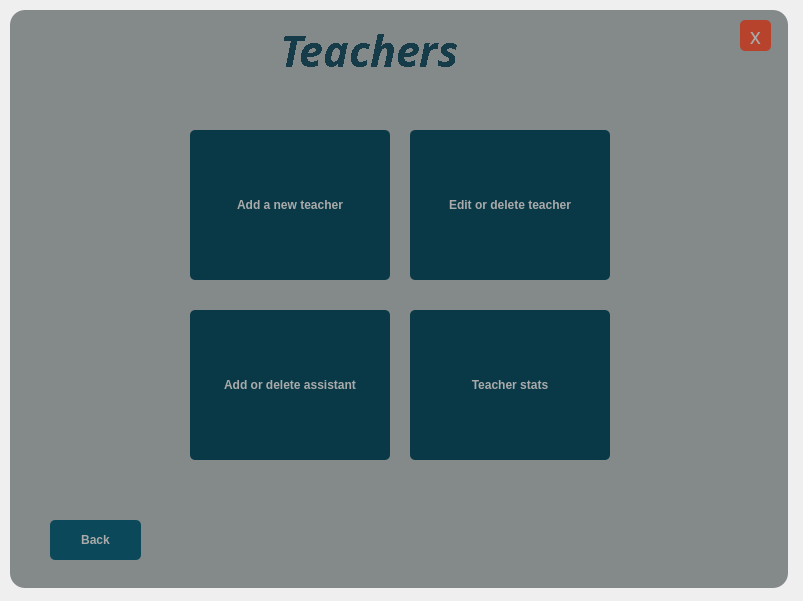
<?xml version="1.0" encoding="UTF-8"?>
<ui version="4.0">
 <class>MainWindow</class>
 <widget class="QMainWindow" name="MainWindow">
  <property name="geometry">
   <rect>
    <x>0</x>
    <y>0</y>
    <width>803</width>
    <height>601</height>
   </rect>
  </property>
  <property name="windowTitle">
   <string>MainWindow</string>
  </property>
  <property name="styleSheet">
   <string notr="true"/>
  </property>
  <widget class="QWidget" name="centralwidget">
   <widget class="QFrame" name="frame">
    <property name="geometry">
     <rect>
      <x>10</x>
      <y>10</y>
      <width>778</width>
      <height>578</height>
     </rect>
    </property>
    <property name="styleSheet">
     <string notr="true">background-color: rgb(164, 171, 172);
border-radius:15px;</string>
    </property>
    <property name="frameShape">
     <enum>QFrame::StyledPanel</enum>
    </property>
    <property name="frameShadow">
     <enum>QFrame::Raised</enum>
    </property>
    <widget class="QLabel" name="DarkShade">
     <property name="enabled">
      <bool>true</bool>
     </property>
     <property name="geometry">
      <rect>
       <x>0</x>
       <y>0</y>
       <width>778</width>
       <height>578</height>
      </rect>
     </property>
     <property name="styleSheet">
      <string notr="true">background-color:rgba(0,0,0,50);
border-radius:15px;
</string>
     </property>
     <property name="text">
      <string/>
     </property>
    </widget>
    <widget class="QPushButton" name="exit_button">
     <property name="geometry">
      <rect>
       <x>730</x>
       <y>10</y>
       <width>31</width>
       <height>31</height>
      </rect>
     </property>
     <property name="font">
      <font>
       <family>Stencil</family>
       <pointsize>16</pointsize>
      </font>
     </property>
     <property name="styleSheet">
      <string notr="true">QPushButton#exit_button{
	background-color:rgb(184, 67, 44);
	border-radius:5px;
color:rgb(170, 170, 170);
}
QPushButton#exit_button:hover{	
	background-color: qlineargradient(spread:pad, x1:0.99, y1:1, x2:0, y2:0, stop:0.119403 rgba(136, 48, 33, 255), stop:0.791045 rgba(37, 44, 38, 255));
	border-radius:5px;
color:rgb(170, 170, 170);
}
QPushButton#exit_button:pressed{
	padding-left:5px;
padding-top:5px;
	background-color: qlineargradient(spread:pad, x1:0.99, y1:1, x2:0, y2:0, stop:0.119403 rgba(4, 29, 36, 255), stop:0.791045 rgba(37, 44, 38, 255));
	border-radius:5px;
color:rgb(170, 170, 170);
}


</string>
     </property>
     <property name="text">
      <string>x</string>
     </property>
    </widget>
    <widget class="QLabel" name="Program_name">
     <property name="geometry">
      <rect>
       <x>270</x>
       <y>-20</y>
       <width>291</width>
       <height>121</height>
      </rect>
     </property>
     <property name="font">
      <font>
       <family>Cascadia Code ExtraLight</family>
       <pointsize>32</pointsize>
       <weight>75</weight>
       <italic>true</italic>
       <bold>true</bold>
       <underline>false</underline>
       <strikeout>false</strikeout>
       <stylestrategy>NoAntialias</stylestrategy>
       <kerning>true</kerning>
      </font>
     </property>
     <property name="styleSheet">
      <string notr="true">color:rgb(22, 60, 73);
background:none;</string>
     </property>
     <property name="text">
      <string>Teachers</string>
     </property>
    </widget>
    <widget class="QPushButton" name="Add_teacherButton">
     <property name="geometry">
      <rect>
       <x>180</x>
       <y>120</y>
       <width>200</width>
       <height>150</height>
      </rect>
     </property>
     <property name="font">
      <font>
       <pointsize>9</pointsize>
       <weight>75</weight>
       <bold>true</bold>
      </font>
     </property>
     <property name="styleSheet">
      <string notr="true">QPushButton#Add_teacherButton{
	background-color: rgb(9, 57, 71);
	border-radius:5px;
color:rgb(170, 170, 170);
}
QPushButton#Add_teacherButton:hover{	
	background-color: qlineargradient(spread:pad, x1:0.99, y1:1, x2:0, y2:0, stop:0.119403 rgba(19, 122, 150, 255), stop:0.791045 rgba(37, 44, 38, 255));
	border-radius:5px;
color:rgb(170, 170, 170);
}
QPushButton#Add_teacherButton:pressed{
	padding-left:5px;
padding-top:5px;
	background-color: qlineargradient(spread:pad, x1:0.99, y1:1, x2:0, y2:0, stop:0.119403 rgba(4, 29, 36, 255), stop:0.791045 rgba(37, 44, 38, 255));
	border-radius:5px;
color:rgb(170, 170, 170);
}

</string>
     </property>
     <property name="text">
      <string>Add a new teacher</string>
     </property>
    </widget>
    <widget class="QPushButton" name="edit_TeacherButton">
     <property name="geometry">
      <rect>
       <x>400</x>
       <y>120</y>
       <width>200</width>
       <height>150</height>
      </rect>
     </property>
     <property name="maximumSize">
      <size>
       <width>16777215</width>
       <height>16777215</height>
      </size>
     </property>
     <property name="font">
      <font>
       <pointsize>9</pointsize>
       <weight>75</weight>
       <bold>true</bold>
      </font>
     </property>
     <property name="styleSheet">
      <string notr="true">QPushButton#edit_TeacherButton{
	
	
	background-color: rgb(9, 57, 71);
	border-radius:5px;
color:rgb(170, 170, 170);
}
QPushButton#edit_TeacherButton:hover{	
	background-color: qlineargradient(spread:pad, x1:0.99, y1:1, x2:0, y2:0, stop:0.119403 rgba(19, 122, 150, 255), stop:0.791045 rgba(37, 44, 38, 255));
	border-radius:5px;
color:rgb(170, 170, 170);
}
QPushButton#edit_TeacherButton:pressed{
	padding-left:5px;
padding-top:5px;
	background-color: qlineargradient(spread:pad, x1:0.99, y1:1, x2:0, y2:0, stop:0.119403 rgba(4, 29, 36, 255), stop:0.791045 rgba(37, 44, 38, 255));
	border-radius:5px;
color:rgb(170, 170, 170);
}

</string>
     </property>
     <property name="text">
      <string>Edit or delete teacher</string>
     </property>
    </widget>
    <widget class="QPushButton" name="BackButton">
     <property name="geometry">
      <rect>
       <x>40</x>
       <y>510</y>
       <width>91</width>
       <height>40</height>
      </rect>
     </property>
     <property name="maximumSize">
      <size>
       <width>100</width>
       <height>40</height>
      </size>
     </property>
     <property name="font">
      <font>
       <pointsize>9</pointsize>
       <weight>75</weight>
       <bold>true</bold>
      </font>
     </property>
     <property name="styleSheet">
      <string notr="true">QPushButton#BackButton{
	
	
	background-color: rgb(11, 72, 89);
	border-radius:5px;
color:rgb(170, 170, 170);
}
QPushButton#BackButton:hover{	
	background-color: qlineargradient(spread:pad, x1:0.99, y1:1, x2:0, y2:0, stop:0.119403 rgba(19, 122, 150, 255), stop:0.791045 rgba(37, 44, 38, 255));
	border-radius:5px;
color:rgb(170, 170, 170);
}
QPushButton#BackButton:pressed{
	padding-left:5px;
padding-top:5px;
	background-color: qlineargradient(spread:pad, x1:0.99, y1:1, x2:0, y2:0, stop:0.119403 rgba(4, 29, 36, 255), stop:0.791045 rgba(37, 44, 38, 255));
	border-radius:5px;
color:rgb(170, 170, 170);
}

</string>
     </property>
     <property name="text">
      <string>Back</string>
     </property>
    </widget>
    <widget class="QPushButton" name="add_assistantButton">
     <property name="geometry">
      <rect>
       <x>180</x>
       <y>300</y>
       <width>200</width>
       <height>150</height>
      </rect>
     </property>
     <property name="font">
      <font>
       <pointsize>9</pointsize>
       <weight>75</weight>
       <bold>true</bold>
      </font>
     </property>
     <property name="styleSheet">
      <string notr="true">QPushButton#add_assistantButton{
	background-color: rgb(9, 57, 71);
	border-radius:5px;
color:rgb(170, 170, 170);
}
QPushButton#add_assistantButton:hover{	
	background-color: qlineargradient(spread:pad, x1:0.99, y1:1, x2:0, y2:0, stop:0.119403 rgba(19, 122, 150, 255), stop:0.791045 rgba(37, 44, 38, 255));
	border-radius:5px;
color:rgb(170, 170, 170);
}
QPushButton#add_assistantButton:pressed{
	padding-left:5px;
padding-top:5px;
	background-color: qlineargradient(spread:pad, x1:0.99, y1:1, x2:0, y2:0, stop:0.119403 rgba(4, 29, 36, 255), stop:0.791045 rgba(37, 44, 38, 255));
	border-radius:5px;
color:rgb(170, 170, 170);
}

</string>
     </property>
     <property name="text">
      <string>Add or delete assistant</string>
     </property>
    </widget>
    <widget class="QPushButton" name="stats_Button">
     <property name="geometry">
      <rect>
       <x>400</x>
       <y>300</y>
       <width>200</width>
       <height>150</height>
      </rect>
     </property>
     <property name="font">
      <font>
       <pointsize>9</pointsize>
       <weight>75</weight>
       <bold>true</bold>
      </font>
     </property>
     <property name="styleSheet">
      <string notr="true">QPushButton#stats_Button{
	background-color: rgb(9, 57, 71);
	border-radius:5px;
color:rgb(170, 170, 170);
}
QPushButton#stats_Button:hover{	
	background-color: qlineargradient(spread:pad, x1:0.99, y1:1, x2:0, y2:0, stop:0.119403 rgba(19, 122, 150, 255), stop:0.791045 rgba(37, 44, 38, 255));
	border-radius:5px;
color:rgb(170, 170, 170);
}
QPushButton#stats_Button:pressed{
	padding-left:5px;
padding-top:5px;
	background-color: qlineargradient(spread:pad, x1:0.99, y1:1, x2:0, y2:0, stop:0.119403 rgba(4, 29, 36, 255), stop:0.791045 rgba(37, 44, 38, 255));
	border-radius:5px;
color:rgb(170, 170, 170);
}

</string>
     </property>
     <property name="text">
      <string>Teacher stats</string>
     </property>
    </widget>
   </widget>
  </widget>
 </widget>
 <resources>
  <include location="resourse/oop_res.qrc"/>
 </resources>
 <connections/>
</ui>
